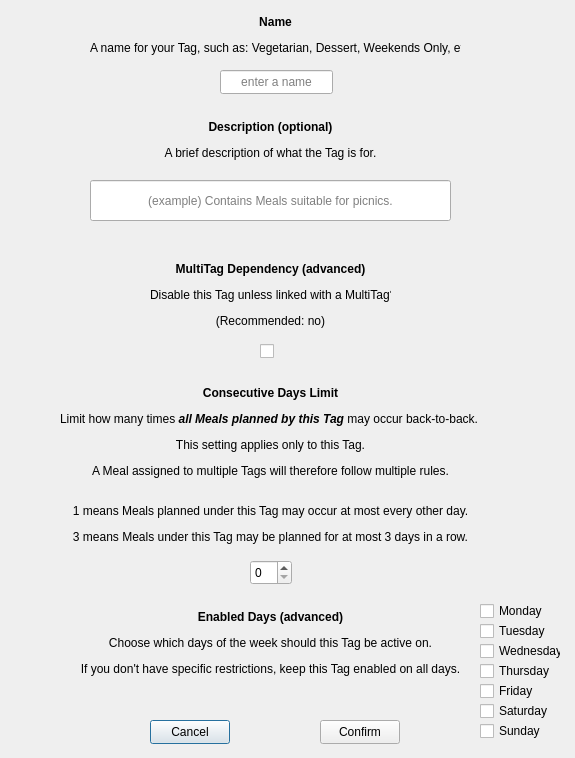
<?xml version="1.0" encoding="UTF-8"?>
<ui version="4.0">
 <class>EditTag_BasicParams</class>
 <widget class="QDialog" name="EditTag_BasicParams">
  <property name="geometry">
   <rect>
    <x>0</x>
    <y>0</y>
    <width>575</width>
    <height>758</height>
   </rect>
  </property>
  <property name="windowTitle">
   <string>Editing Tag</string>
  </property>
  <widget class="QPushButton" name="pushButton_cancel">
   <property name="geometry">
    <rect>
     <x>150</x>
     <y>720</y>
     <width>80</width>
     <height>24</height>
    </rect>
   </property>
   <property name="text">
    <string>Cancel</string>
   </property>
  </widget>
  <widget class="QPushButton" name="pushButton_confirm">
   <property name="geometry">
    <rect>
     <x>320</x>
     <y>720</y>
     <width>80</width>
     <height>24</height>
    </rect>
   </property>
   <property name="text">
    <string>Confirm</string>
   </property>
  </widget>
  <widget class="QLabel" name="label_name">
   <property name="geometry">
    <rect>
     <x>90</x>
     <y>10</y>
     <width>371</width>
     <height>51</height>
    </rect>
   </property>
   <property name="text">
    <string>&lt;html&gt;&lt;head/&gt;&lt;body&gt;&lt;p align=&quot;center&quot;&gt;&lt;span style=&quot; font-weight:700;&quot;&gt;Name&lt;/span&gt;&lt;/p&gt;&lt;p align=&quot;center&quot;&gt;A name for your Tag, such as: Vegetarian, Dessert, Weekends Only, etc.&lt;/p&gt;&lt;/body&gt;&lt;/html&gt;</string>
   </property>
  </widget>
  <widget class="QSpinBox" name="spinBox_consecutiveDaysLimit">
   <property name="geometry">
    <rect>
     <x>250</x>
     <y>560</y>
     <width>42</width>
     <height>25</height>
    </rect>
   </property>
  </widget>
  <widget class="QLabel" name="label_multitagDependency">
   <property name="geometry">
    <rect>
     <x>150</x>
     <y>260</y>
     <width>241</width>
     <height>71</height>
    </rect>
   </property>
   <property name="text">
    <string>&lt;html&gt;&lt;head/&gt;&lt;body&gt;&lt;p align=&quot;center&quot;&gt;&lt;span style=&quot; font-weight:700;&quot;&gt;MultiTag Dependency (advanced)&lt;/span&gt;&lt;/p&gt;&lt;p align=&quot;center&quot;&gt;Disable this Tag unless linked with a MultiTag?&lt;/p&gt;&lt;p align=&quot;center&quot;&gt;(Recommended: no)&lt;/p&gt;&lt;/body&gt;&lt;/html&gt;</string>
   </property>
  </widget>
  <widget class="QLabel" name="label_5">
   <property name="geometry">
    <rect>
     <x>60</x>
     <y>380</y>
     <width>421</width>
     <height>171</height>
    </rect>
   </property>
   <property name="text">
    <string>&lt;html&gt;&lt;head/&gt;&lt;body&gt;&lt;p align=&quot;center&quot;&gt;&lt;span style=&quot; font-weight:700;&quot;&gt;Consecutive Days Limit&lt;/span&gt;&lt;/p&gt;&lt;p align=&quot;center&quot;&gt;Limit how many times &lt;span style=&quot; font-weight:700; font-style:italic;&quot;&gt;all Meals planned by this Tag&lt;/span&gt; may occur back-to-back. &lt;/p&gt;&lt;p align=&quot;center&quot;&gt;This setting applies only to this Tag.&lt;/p&gt;&lt;p align=&quot;center&quot;&gt;A Meal assigned to multiple Tags will therefore follow multiple rules.&lt;br/&gt;&lt;/p&gt;&lt;p align=&quot;center&quot;&gt;1 means Meals planned under this Tag may occur at most every other day.&lt;/p&gt;&lt;p align=&quot;center&quot;&gt;3 means Meals under this Tag may be planned for at most 3 days in a row.&lt;/p&gt;&lt;/body&gt;&lt;/html&gt;</string>
   </property>
  </widget>
  <widget class="QLineEdit" name="lineEdit_name">
   <property name="geometry">
    <rect>
     <x>220</x>
     <y>70</y>
     <width>113</width>
     <height>24</height>
    </rect>
   </property>
   <property name="maxLength">
    <number>50</number>
   </property>
   <property name="alignment">
    <set>Qt::AlignCenter</set>
   </property>
   <property name="placeholderText">
    <string>enter a name</string>
   </property>
  </widget>
  <widget class="QLabel" name="label_description">
   <property name="geometry">
    <rect>
     <x>160</x>
     <y>120</y>
     <width>221</width>
     <height>41</height>
    </rect>
   </property>
   <property name="text">
    <string>&lt;html&gt;&lt;head/&gt;&lt;body&gt;&lt;p align=&quot;center&quot;&gt;&lt;span style=&quot; font-weight:700;&quot;&gt;Description (optional)&lt;/span&gt;&lt;/p&gt;&lt;p align=&quot;center&quot;&gt;A brief description of what the Tag is for.&lt;/p&gt;&lt;/body&gt;&lt;/html&gt;</string>
   </property>
  </widget>
  <widget class="QLabel" name="label_enabledDays">
   <property name="geometry">
    <rect>
     <x>80</x>
     <y>610</y>
     <width>381</width>
     <height>81</height>
    </rect>
   </property>
   <property name="text">
    <string>&lt;html&gt;&lt;head/&gt;&lt;body&gt;&lt;p align=&quot;center&quot;&gt;&lt;span style=&quot; font-weight:700;&quot;&gt;Enabled Days (advanced)&lt;/span&gt;&lt;/p&gt;&lt;p align=&quot;center&quot;&gt;Choose which days of the week should this Tag be active on.&lt;/p&gt;&lt;p align=&quot;center&quot;&gt;If you don't have specific restrictions, keep this Tag enabled on all days.&lt;br/&gt;&lt;/p&gt;&lt;/body&gt;&lt;/html&gt;</string>
   </property>
  </widget>
  <widget class="QLineEdit" name="lineEdit_description">
   <property name="geometry">
    <rect>
     <x>90</x>
     <y>180</y>
     <width>361</width>
     <height>41</height>
    </rect>
   </property>
   <property name="text">
    <string/>
   </property>
   <property name="maxLength">
    <number>80</number>
   </property>
   <property name="alignment">
    <set>Qt::AlignCenter</set>
   </property>
   <property name="dragEnabled">
    <bool>false</bool>
   </property>
   <property name="placeholderText">
    <string>(example) Contains Meals suitable for picnics.</string>
   </property>
  </widget>
  <widget class="QCheckBox" name="checkBox_dependsOnMultiTag">
   <property name="geometry">
    <rect>
     <x>260</x>
     <y>340</y>
     <width>21</width>
     <height>22</height>
    </rect>
   </property>
   <property name="text">
    <string/>
   </property>
  </widget>
  <widget class="QCheckBox" name="checkBox_mon">
   <property name="geometry">
    <rect>
     <x>480</x>
     <y>600</y>
     <width>78</width>
     <height>22</height>
    </rect>
   </property>
   <property name="text">
    <string>Monday</string>
   </property>
  </widget>
  <widget class="QCheckBox" name="checkBox_tue">
   <property name="geometry">
    <rect>
     <x>480</x>
     <y>620</y>
     <width>78</width>
     <height>22</height>
    </rect>
   </property>
   <property name="text">
    <string>Tuesday</string>
   </property>
  </widget>
  <widget class="QCheckBox" name="checkBox_wed">
   <property name="geometry">
    <rect>
     <x>480</x>
     <y>640</y>
     <width>81</width>
     <height>22</height>
    </rect>
   </property>
   <property name="text">
    <string>Wednesday</string>
   </property>
  </widget>
  <widget class="QCheckBox" name="checkBox_thu">
   <property name="geometry">
    <rect>
     <x>480</x>
     <y>660</y>
     <width>78</width>
     <height>22</height>
    </rect>
   </property>
   <property name="text">
    <string>Thursday</string>
   </property>
  </widget>
  <widget class="QCheckBox" name="checkBox_fri">
   <property name="geometry">
    <rect>
     <x>480</x>
     <y>680</y>
     <width>78</width>
     <height>22</height>
    </rect>
   </property>
   <property name="text">
    <string>Friday</string>
   </property>
  </widget>
  <widget class="QCheckBox" name="checkBox_sat">
   <property name="geometry">
    <rect>
     <x>480</x>
     <y>700</y>
     <width>78</width>
     <height>22</height>
    </rect>
   </property>
   <property name="text">
    <string>Saturday</string>
   </property>
  </widget>
  <widget class="QCheckBox" name="checkBox_sun">
   <property name="geometry">
    <rect>
     <x>480</x>
     <y>720</y>
     <width>78</width>
     <height>22</height>
    </rect>
   </property>
   <property name="text">
    <string>Sunday</string>
   </property>
  </widget>
 </widget>
 <resources/>
 <connections/>
</ui>
